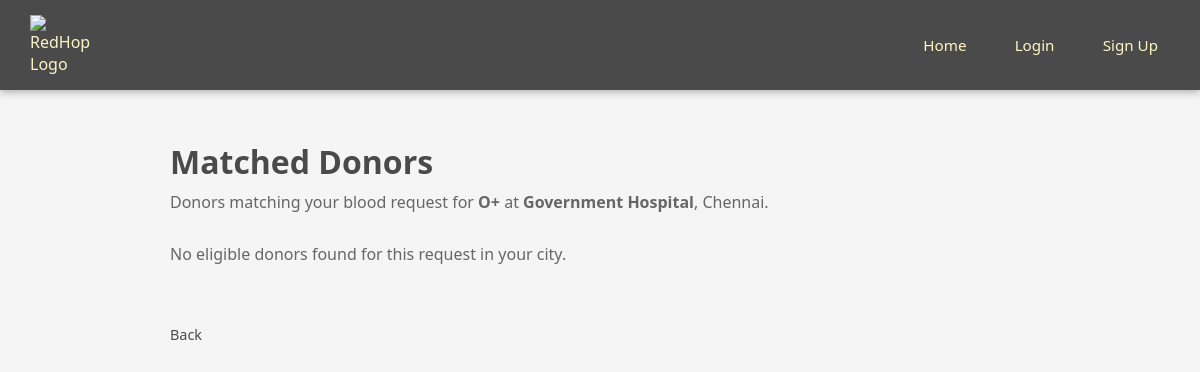
The app's page /match_donors/8 (signed in) with its own data.
### tables this page shows
CREATE TABLE patient_requests (
        request_id INTEGER PRIMARY KEY AUTOINCREMENT,
        patient_id INTEGER,
        blood_group_needed TEXT NOT NULL,
        units_required INTEGER,
        hospital_name TEXT,
        city TEXT,
        urgency_level TEXT,
        request_date TIMESTAMP DEFAULT CURRENT_TIMESTAMP,
        status TEXT DEFAULT 'Pending', required_time TEXT,
        FOREIGN KEY (patient_id) REFERENCES users(id)
    );

### app.py (the view, shortened to what this page needs)
@app.route('/match_donors/<int:request_id>')
def match_donors(request_id):
    if 'user_id' not in session:
        return redirect('/login')
    conn = create_connection()
    cursor = conn.cursor()
    cursor.execute("SELECT * FROM patient_requests WHERE request_id=?", (request_id,))
    blood_request = cursor.fetchone()
    if not blood_request:
        conn.close()
        flash("Request not found")
        return redirect('/patient_dashboard')
    blood_group = blood_request[2]
    city = blood_request[5]
    required_time = blood_request[9]
    cursor.execute("""
        SELECT u.full_name, u.phone, u.city, d.blood_group, d.age, d.weight, d.hemoglobin_level, d.donor_id
        FROM donor_details d
        JOIN users u ON d.donor_id = u.id
        WHERE d.blood_group = ?
        AND u.city = ?
        AND d.availability_status = 'Eligible'
        AND d.available_from <= ?
        AND d.available_to >= ?
        ORDER BY d.hemoglobin_level DESC
        LIMIT 5
    """, (blood_group, city, required_time, required_time))
    matched_donors = cursor.fetchall()
    conn.close()
    donors_list = []
    return render_template('match_donors.html', donors=donors_list, request=blood_request)

### database.py (called while the page is built)
def create_connection():
    conn = sqlite3.connect("redhope.db")
    return conn

### templates/match_donors.html
{% extends 'base.html' %}
{% block content %}
<div class="dashboard">
    <h1>Matched Donors</h1>
    <p>Donors matching your blood request for <strong>{{ request[2] }}</strong> at <strong>{{ request[4] }}</strong>, {{ request[5] }}.</p>
    {% if donors %}
    <div class="table-wrapper">
    <table class="data-table">
        <thead>
            <tr>
                <th>Name</th>
                <th>Phone</th>
                <th>City</th>
                <th>Blood Group</th>
                <th>Age</th>
                <th>Weight</th>
                <th>Hemoglobin</th>
                <th>Action</th>
            </tr>
        </thead>
        <tbody>
            {% for d in donors %}
            <tr>
                <td>{{ d.name }}</td>
                <td>{{ d.phone }}</td>
                <td>{{ d.city }}</td>
                <td>{{ d.blood_group }}</td>
                <td>{{ d.age }}</td>
                <td>{{ d.weight }}</td>
                <td>{{ d.hemoglobin }}</td>
                <td><a href="/send_request/{{ request[0] }}/{{ d.donor_id }}" class="btn btn-secondary">Request</a></td>
            </tr>
            {% endfor %}
        </tbody>
    </table>
    </div>
    {% else %}
    <p>No eligible donors found for this request in your city.</p>
    {% endif %}
    <a href="javascript:history.back()" class="logout-link">Back</a>
</div>
{% endblock %}

### static/css/style.css (style rules this page uses)
* { margin: 0; padding: 0; box-sizing: border-box; }
body { font-family: 'Segoe UI', Arial, sans-serif; background-color: #f5f5f5; color: #333; }
.dashboard { max-width: 900px; margin: 50px auto; padding: 0 20px; }
.dashboard h1 { color: #4a4a4a; margin-bottom: 8px; }
.dashboard p { color: #666; margin-bottom: 30px; }
.logout-link { display: inline-block; margin-top: 30px; color: #4a4a4a; text-decoration: none; font-size: 0.9rem; }

### records on screen
patient_requests: blood_group_needed "O+", hospital_name "Government Hospital", city "Chennai"
